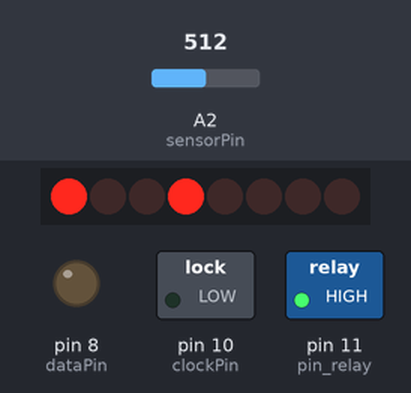
The sketch below on a simulated Arduino Uno, built with avr-gcc and run on an emulated ATmega328P. Shown: 8 shift-register outputs drawn as a row of LEDs (first output left, lit = HIGH), switched loads named in the sketch (green lamp = pin HIGH), output pins drawn as LEDs (lit = HIGH). Inputs (shaded band) come from the test bench; at power-on: A2 (sensorPin) = 512. Pins used as bus, display or sensor lines are not drawn.

Above: at 0.2 s.
At 5.4 s:
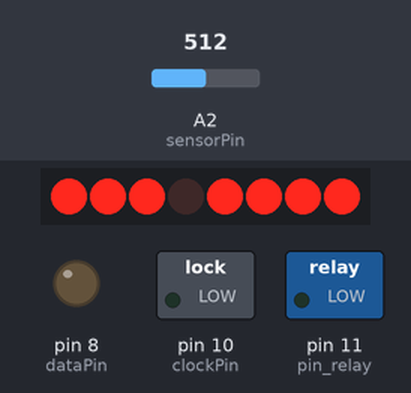
At 10.0 s:
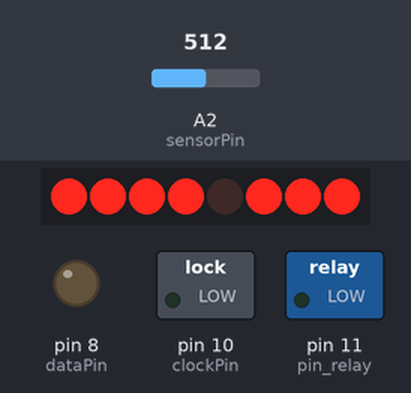
At 20.0 s:
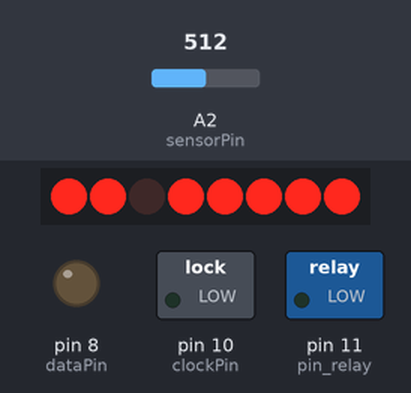
At 29.81 s:
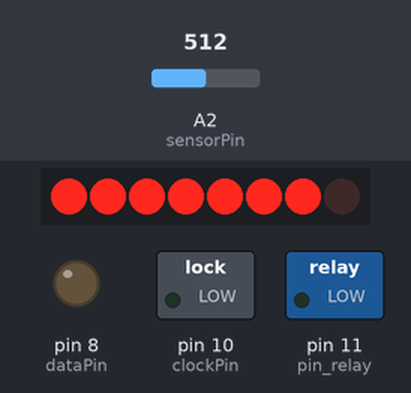
At 39.81 s:
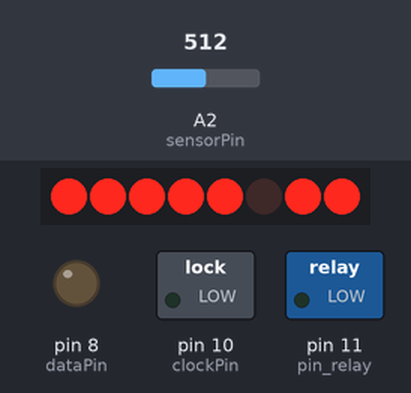
Timing chart, 0 to 40.0 s (numbered marks = the images above):
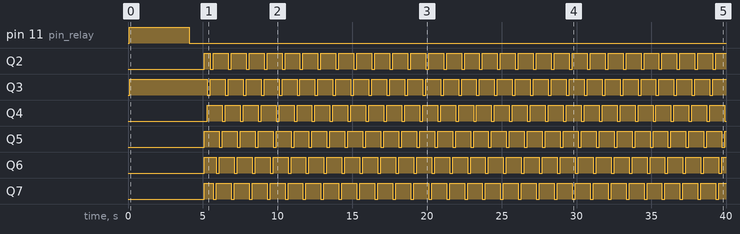

Measured:
- by itself, pin 11 (pin_relay): LOW → HIGH at 0.10 s, → LOW 4.0 s later
- by itself, Q2: LOW → HIGH at 5.1 s, → LOW 0.40 s later, → HIGH 0.20 s later, → LOW 1.0 s later, … (59 changes in this stretch)
- by itself, Q3: repeats every 1.2 s: LOW 0.20 s, HIGH 1.0 s
- by itself, Q4: LOW → HIGH at 5.3 s, → LOW 1.0 s later, → HIGH 0.20 s later, → LOW 1.0 s later, … (58 changes in this stretch)
- by itself, Q5: LOW → HIGH at 5.1 s, → LOW 1.0 s later, → HIGH 0.20 s later, → LOW 1.0 s later, … (59 changes in this stretch)
- by itself, Q6: LOW → HIGH at 5.1 s, → LOW 0.80 s later, → HIGH 0.20 s later, → LOW 1.0 s later, … (59 changes in this stretch)
- by itself, Q7: LOW → HIGH at 5.1 s, → LOW 0.60 s later, → HIGH 0.20 s later, → LOW 1.0 s later, … (59 changes in this stretch)

The sketch:

WaterHeater_V4.ino
```cpp
/*
WaterHeater_V4
20 Sep 2021
*/

#define MAX_MASTER_COUNT 250
#define MAX_FINAL_COUNT 3
#define MAX_STEP_COUNT 5
#define THRESHOLD_TEMP 97

#define STATUS_READY 0
#define STATUS_STARTED 1
#define STATUS_REACHED 2
#define STATUS_STOPED 3

#define anim_speed 200
#define sensorPin A2
#define dataPin PB0
#define latchPin PB1
#define clockPin PB2
#define pin_relay PB3

int masterCount = 0;
byte finalCount = 0;
byte stepCount = 0;
byte currentStep = 0;
int status = STATUS_READY;
//---------------------------------------
void setup() {
  DDRB |= (1 << latchPin);//pinMode(latchPin, OUTPUT);
  DDRB |= (1 << dataPin);//pinMode(dataPin, OUTPUT);
  DDRB |= (1 << clockPin);//pinMode(clockPin, OUTPUT);
  DDRB |= (1 << pin_relay);//pinMode(pin_relay, OUTPUT);

  /*ADC Multiplexer Selection Register
  Bit 6 – REFS0: Reference Selection Bit
  Bit 5 – ADLAR: ADC Left Adjust Result
  Bits 1:0 – MUX[1:0]: Analog Channel Selection Bits*/
  ADMUX = B00100010;

  /*ADC Control and Status Register A
  Bit 7 – ADEN: ADC Enable
  Bit 6 – ADSC: ADC Start Conversion
  Bit 5 – ADATE: ADC Auto Trigger Enable
  Bit 4 – ADIF: ADC Interrupt Flag
  Bit 3 – ADIE: ADC Interrupt Enable
  Bits 2:0 – ADPS[2:0]: ADC Prescaler Select Bits*/
  ADCSRA = B11000010;

  ReadTemperature();

  //Give some time to stabilize ADC
  delay(100);
}
//---------------------------------------
void loop() {

  masterCount++;
  stepCount++;

  if(status == STATUS_READY)
  {//Turn on relay
	PORTB |= (1 << pin_relay);
	status = STATUS_STARTED;
  }

  if(status != STATUS_STOPED)
  {
	  if(status != STATUS_REACHED)
	  {//Bellow 97 Celsius
		  byte temp = ReadTemperature();
		  SetStatus(temp);
		  StepHandler(temp);
	  }
	  else
	  {//Above THRESHOLD_TEMP Celsius
		if(finalCount++ == MAX_FINAL_COUNT)
		{
			status = STATUS_STOPED;
			//Turn off relay
			PORTB &= ~(1 << pin_relay);
		}
	  }
  }
  else
  {
	  RoundAndRound();
  }

  delay(1000);
}
//---------------------------------------
void StepHandler(byte temp)
{
	//Get 10th position
	temp = temp/10;
	//We can only display one digit
	if(temp > 9)
		temp = 9;

	if(temp != currentStep)
	{//Reset step count
		stepCount = 0;
		currentStep = temp;
	}

	printNum(temp);

}
//---------------------------------------
void SetStatus(byte temp)
{
  if((masterCount >= MAX_MASTER_COUNT) ||(stepCount >= MAX_STEP_COUNT))
	status = STATUS_STOPED;//Something wrong - let's turn off.

  if(temp >= THRESHOLD_TEMP)
	  status = STATUS_REACHED;
}
//---------------------------------------
byte ReadTemperature()
{
	  //ADC Start Conversion
	  ADCSRA |= (1 << ADSC);
	  WaitForAdcComplete();
	  return getLeftAdjustResult();
}
//---------------------------------------
void WaitForAdcComplete()
{
  //Wait till Bit 4 – ADIF is set(complete ADC)
  byte flag = 0;
  do{
  	flag = ADCSRA & B00010000;
  }while(flag == 0);
}
//---------------------------------------
byte getLeftAdjustResult(){

  //ADCL must be read first
  byte _ADCL = ADCL;
  byte _ADCH = ADCH;

  //First half
  int rawData = 0;
  rawData |= _ADCH;
  rawData = rawData << 2;
  //Second half
  _ADCL = _ADCL >> 6;
  rawData |= _ADCL;

  return toCelsius(rawData);
}
//---------------------------------------
float toCelsius(int raw) {
  //reads data, converts to degree celsius
  float volt = raw * 5.0;
  volt /= 1024.0;
  float temp = (volt - 0.5) * 100;
  return temp;
}
//---------------------------------------
void RoundAndRound()
{
  //PORTB |= (1 << pin_dot);

  while(true)
  {
    printNum(B11101111);
    delay(anim_speed);
    printNum(B11110111);
    delay(anim_speed);
    printNum(B11111011);
    delay(anim_speed);
    printNum(B01111111);
    delay(anim_speed);
    printNum(B10111111);
    delay(anim_speed);
    printNum(B11011111);
    delay(anim_speed);
  }
}
//---------------------------------------
byte printNum(byte digits)
{
  PORTB &= ~(1 << latchPin);//digitalWrite(latchPin, LOW);

  digits = getBits(digits);
  shiftOut(dataPin, clockPin, MSBFIRST, digits);

  PORTB |= (1 << latchPin);//digitalWrite(latchPin, HIGH);
}
//---------------------------------------
byte getBits(byte n)
{
  switch(n)
  {
    case 0:
    	n = B00000011;
    break;
    case 1:
    	n = B10011111;
    break;
    case 2:
    	n = B00100101;
    break;
    case 3:
    	n = B00001101;
    break;
    case 4:
    	n = B10011001;
    break;
    case 5:
    	n = B01001001;
    break;
    case 6:
    	n = B01000001;
    break;
    case 7:
    	n = B00011111;
    break;
    case 8:
    	n = B00000001;
    break;
    case 9:
    	n = B00001001;
    break;
  }

  return n;
}
//---------------------------------------
```
